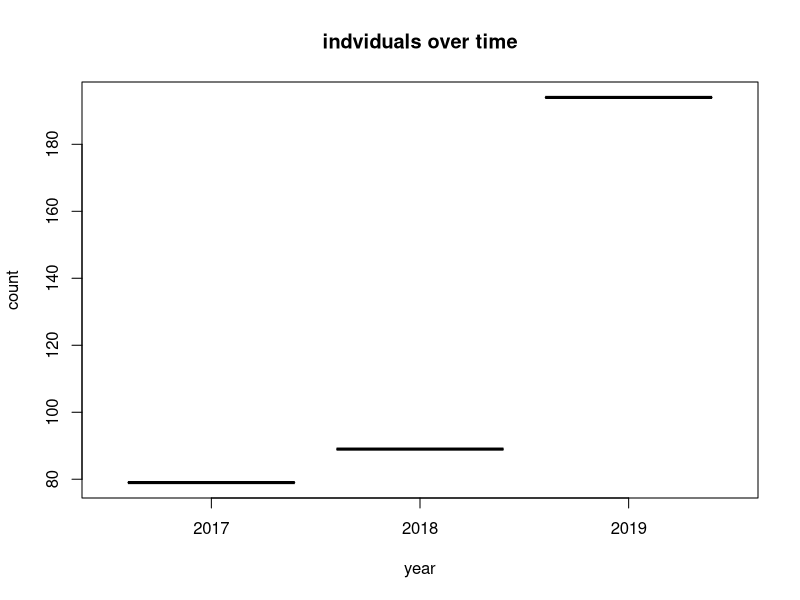
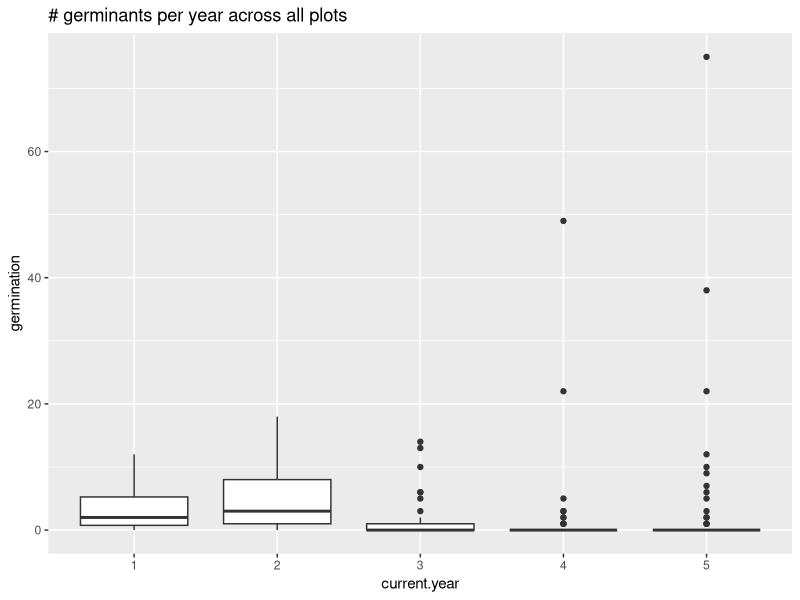
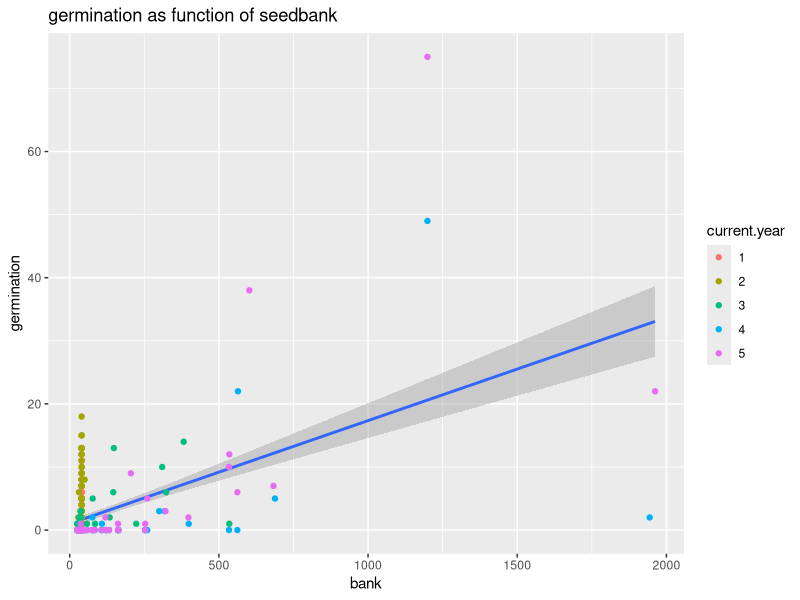
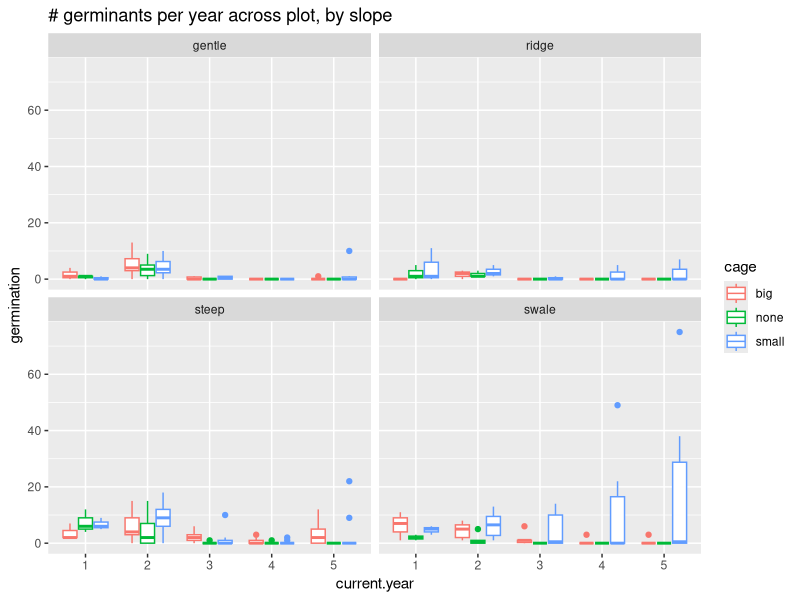
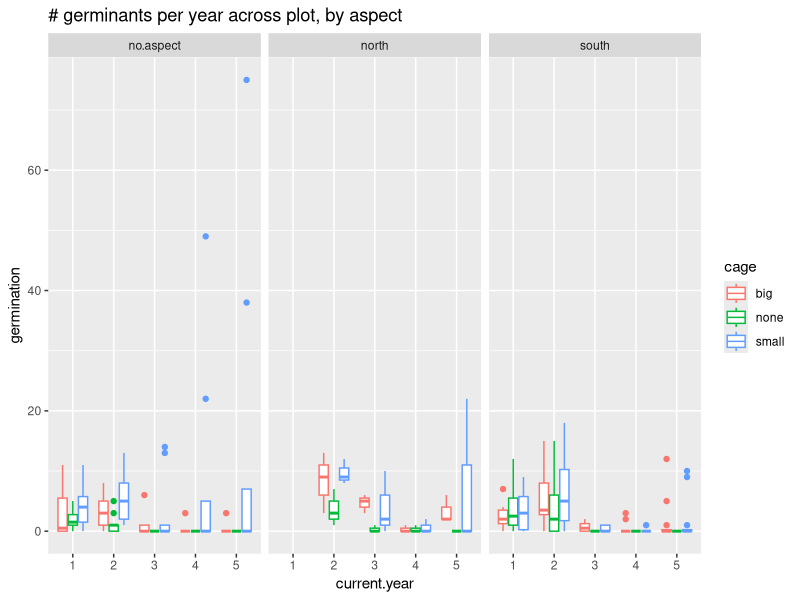
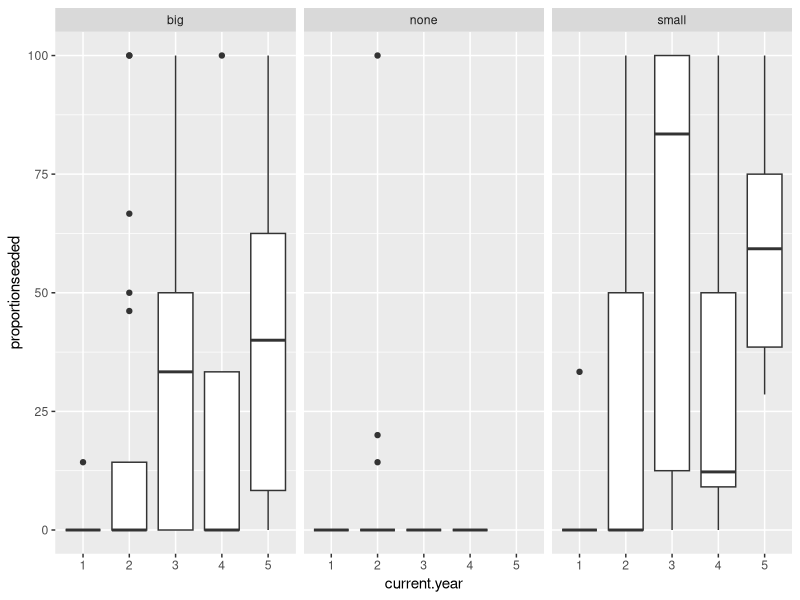
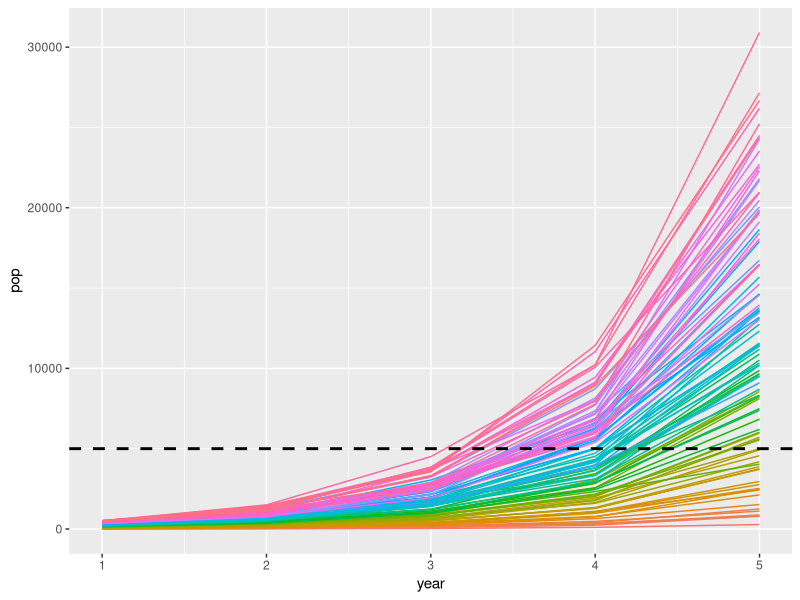
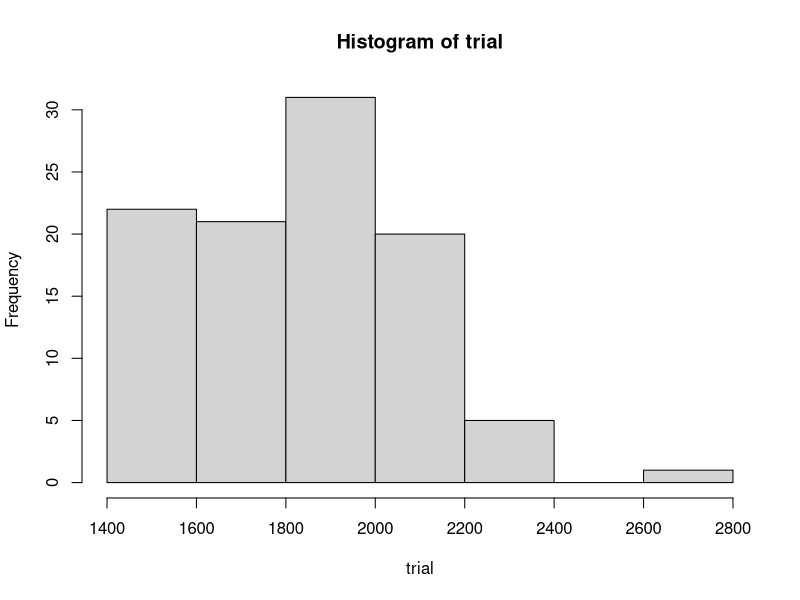

These charts were generated, in order, by the following R code:
## ---- chunk 1
knitr::opts_chunk$set(echo = TRUE)
## ---- chunk 2
library(tidyverse)
library(readxl)


# read in metadate for easy reference
metadata_plot <- read_excel("data_scripts/BLEA_LUNI_metadata.xlsx", sheet = 1)
metadata_idnv <- read_excel("data_scripts/BLEA_LUNI_metadata.xlsx", sheet = 2)


### read in yearly data 
#~ remove blank rows 
#~ add explicit year

### 2016 data is wonky (different columns, and values w/in columns.. & has the multiple seeding starts)
nipomo2016 <- read_csv("data_scripts\nipomo2016.csv")
nipomo2016 <- nipomo2016[!apply(is.na(nipomo2016) | nipomo2016 == "", 1, all),]
nipomo2016$year <- "2016"


nipomo2017 <- read_csv("data_scripts/nipomolupine2017.csv") %>% 
  rename("seedpods" = "seeds")
nipomo2017 <- nipomo2017[!apply(is.na(nipomo2017) | nipomo2017 == "", 1, all),] # remove blank rows
nipomo2017$year <- "2017"



nipomo2018 <- read_csv("data_scripts/nipomolupine2018.csv")  %>% 
  rename("seedpods" = "seeds")
nipomo2018 <- nipomo2018[!apply(is.na(nipomo2018) | nipomo2018== "", 1, all),]
nipomo2018$year <- "2018"


nipomo2019 <- read_csv("data_scripts/nipomolupine2019.csv")
nipomo2019 <- nipomo2019[!apply(is.na(nipomo2019) | nipomo2019 == "", 1, all),]
nipomo2019$year <- "2019"


yearlydata <-read_csv("data_scripts/nipomo5years.csv")
yearlydata$current.year <- as.factor(as.character(yearlydata$current.year))



#### bind all together 
bind_17_18 <- bind_rows(nipomo2017, nipomo2018)
all_data <- bind_rows(bind_17_18, nipomo2019)
all_data$year <- as.factor(all_data$year)




## ---- chunk 3
### need to clean attribute coding (e.g some years "no aspect" was recorded as "no.aspect")
# see:
unique(all_data$Slope) # steep and Steep
unique(all_data$Topo)
unique(all_data$Aspect) # South & south why 'small'?
# maybe others
## ---- chunk 4

### count the number of individuals over time
pop_trend <- all_data %>% 
  group_by(year) %>% 
  summarise(
    count = length(unique(id))
  )

plot(pop_trend, main = "indviduals over time")


## ---- chunk 5
### number of germinates over time
ggplot(yearlydata, aes(current.year, germination)) +
  geom_boxplot() + 
  labs(
    title = "# germinants per year across all plots"
  )

### germ ~ bank
ggplot(yearlydata, aes(bank, germination)) +
  geom_smooth(method = "lm") +
  geom_point(aes(color = current.year)) +
  labs(title = "germination as function of seedbank")

#### germ ~ slop/aspect + cage

ggplot(yearlydata, aes(current.year, germination)) +
  geom_boxplot(aes(color = cage)) +
  facet_wrap(~Slope) + 
  labs(
    title = "# germinants per year across plot, by slope"
  )

ggplot(yearlydata, aes(current.year, germination)) +
  geom_boxplot(aes(color = cage)) +
  facet_wrap(~Aspect) + 
  labs(
    title = "# germinants per year across plot, by aspect"
  )
## ---- chunk 6
 # what proportion of germinated individuals survive and bear seeds
ggplot(yearlydata, aes(current.year, proportionseeded)) +
  geom_boxplot() +
  facet_wrap(~cage)

# what is the fecundity?
# yearly average 
fecund <- all_data %>% 
  group_by(year) %>% 
  summarise(
    avg_pods = mean(seedpods, na.rm = T),
    sd = sd(seedpods, na.rm = T)
  )

seed_per_pod <- 2
total_avg_seed <- mean(fecund$avg_pods) * seed_per_pod
### next steps, what variables best predict fecundity?


# use geometric mean????

## ---- chunk 7


## exogenous drivers -- should be generated on a microhabitat/treatment basis
# d <-  # death rate of seeds (how can we figure this out!?!)
# f <-  # fecundity - note: need to find a way to model this so we can randomize based on some known mean and sd
# g <-  # germination rate -- (same note^^^)
  

sim_lupin <- function(planted) {
  
  N <- vector(length = 5)
  b <- vector(length = 6)
  b[1] <- planted
  
   ## need to figure out the proper distribution for these ( for each treatment type?)
  d <- rnorm(5, .2, .02)
  f <- rnorm(5, total_avg_seed, 4)
  g <- rnorm(5, .05, .005)
  ## if less than 0 turn to 0
  g[g<0] <- 0
  f[f<0] <- 0
  
  for(year in 1:5) {
    N[year] <- (b[year] - d[year])*g[year]
    b[year + 1] <- (N[year] * f[year]) + (b[year] - N[year])
  }
  
  res <- data.frame(year = seq(1,5), pop = N, bank = b[1:5])
  res$scenario <- planted
  
  return(res)
}
# example of 40 starting seeds
sim_lupin(40)

## ---- chunk 8
### how to choose necessary planting

planted <- seq(100, 10000, 100)

sim_list <- lapply(planted, sim_lupin)

sim <- bind_rows(sim_list)
seeds_needed <- sim %>% 
  filter(year == 5 & pop > 5000) %>% 
  filter(scenario == min(scenario)) %>% ### do we want to select the min or average here?
  select(scenario) %>% 
  as.numeric()


## next to do: monte-carlo simulation to see how randomness effects each of these



# plot the trend
ggplot(sim, aes(year, pop, group = as.factor(scenario), color = as.factor(scenario))) +
  geom_line() +
  geom_hline(yintercept = 5000, linetype = "dashed", size = 1) +
  theme(legend.position = "none")


## ---- chunk 9
### this is for if we know the mean and sd for death, fecundity, and germination
## if any of these are unknown, see the MonteCarlo simulation in ./MonteCarlo.Rmd

num_trials <- 100

trial <- vector(length = num_trials)

planted <- seq(1000, 20000, 100)

for (i in 1:length(trial)) {
  sim_list <- lapply(planted, sim_lupin)

  sim <- bind_rows(sim_list)
  
  seeds_needed <- sim %>% 
    filter(year == 5 & pop > 5000) %>% 
    filter(scenario == min(scenario)) %>% ### do we want to select the min or average here?
    select(scenario) %>% 
    as.numeric()
  
  trial[i] <- seeds_needed
  
  # mark progress (for sanity's sake)
  if(i%%100 == 0) {
    print(paste(i/length(trial)))
  }

  
}

hist(trial)

# mean and sd of seeds needed (is the mode more appropriate here?)
mean(trial)
sd(trial)


### once we get this mean, we can then frame the question in another way:
## if we plant X# of seeds, what is the probability of getting to N=5000 by year 5
## ---- chunk 10
#linear model example for germination
test <- lm(germination ~ som + ph + ec, data = yearlydata)
summary(test)


## how to assign a unique ID based on multiple attributes (for assigning plot ID if we want)
tmp <- all_data %>% 
  mutate(plot_ID = group_indices(., Slope, rep, Topo, cage, Scarification)) ## dont think this is the right group combo

# do all rep 1,2,etc means the same thing?
tmp <- filter(all_data, rep == 1)
# no.
